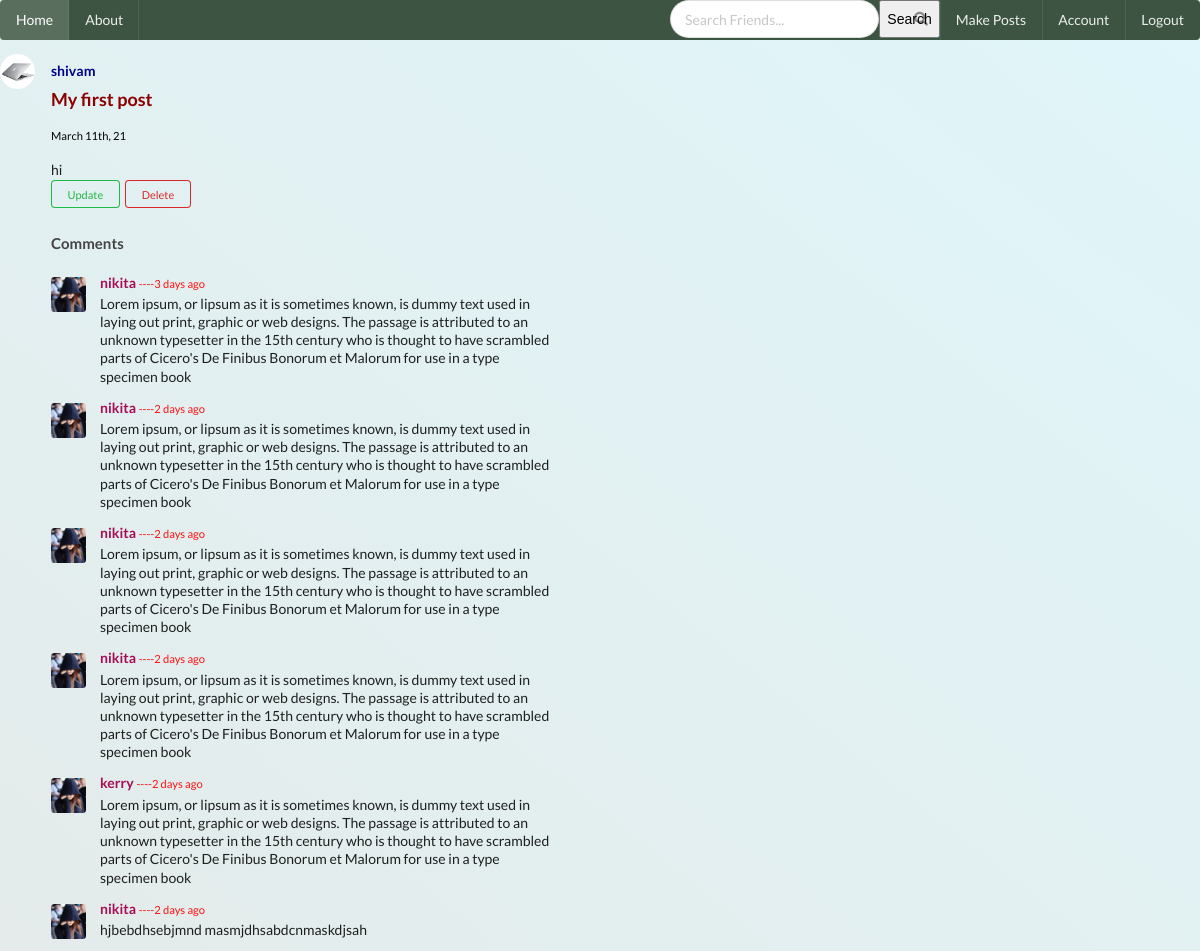
Page /post/3 (signed in) on the committed database.
### social_media/models.py (models this page shows, shortened)
class User(db.Model, UserMixin):
    id = db.Column(db.Integer, primary_key = True)
    username = db.Column(db.String(20), nullable = False, unique = True)
    email = db.Column(db.String(50), nullable = False, unique = True)
    image_file =db.Column(db.String(20), nullable = False, default = 'default.jpg')
    password = db.Column(db.String(60), nullable = False)
    posts = db.relationship("Post", backref ='author', lazy = True,cascade="all,delete")
    last_seen = db.Column(db.DateTime, default = datetime.utcnow)
    followed = db.relationship(
        'User', secondary = followers,
        primaryjoin = (followers.c.follower_id == id),
        secondaryjoin = (followers.c.followed_id == id),
        backref = db.backref('followers', lazy ='dynamic'), lazy = 'dynamic')

class Post(db.Model):
    __searchable__=['content']
    id = db.Column(db.Integer, primary_key = True)
    title = db.Column(db.String(100),nullable=False)
    date_posted = db.Column(db.DateTime, nullable=False, default = datetime.utcnow)
    content = db.Column(db.Text, nullable = False)
    user_id = db.Column(db.Integer, db.ForeignKey('user.id'), nullable=False)
    comments = db.relationship('Comment', backref = 'article', lazy = True, cascade="all,delete")

class Comment(db.Model):
    id = db.Column(db.Integer, primary_key = True)
    commented_user = db.Column(db.String(20),nullable=True)
    body = db.Column(db.String(60), nullable=False)
    timestamp = db.Column(db.DateTime, nullable=False, default=datetime.utcnow)
    post_id = db.Column(db.Integer, db.ForeignKey('post.id'),nullable = False)

### social_media/post/routes.py (the view)
@posts.route('/post/<int:post_id>')
@login_required
def post(post_id):
    post = Post.query.get_or_404(post_id)
    return render_template('post.html', title = post.title, post =post)

### social_media/models.py (called while the page is built)
@login_manager.user_loader
def load_user(user_id):
    return User.query.get(int(user_id))

### social_media/templates/post.html (shortened to what this page needs)
{% extends 'base.html' %}
{% block content %}
<div class="ui feed">
    <div class="event" >
      <div class="label">
        <img class="ui small circular image" src="{{ url_for('static', filename = 'profile/' + post.author.image_file) }}">
      </div>
      <div class="content">
        <div class="summary">
          <a class="user" style="color: darkblue;" href="{{ url_for('users.user_posts_info',username = post.author.username ) }}">
            {{ post.author.username }}
          </a>
        </div>
        <div class="extra text">
          <h3><a  href="{{ url_for('posts.post', post_id = post.id) }}" style="color: darkred;">{{ post.title }}</a></h3>
         <p>  <small style="color: black;">{{ moment(post.date_posted).format("MMMM Do, YY") }}</small>
          </p>
         <div class="text">
          {{ post.content }}
         </div>
      {% if post.author == current_user %}
      <div>
          <a class="ui mini positive basic button" href="{{ url_for('posts.post_update',post_id = post.id) }}">Update</a>
          <button class="ui mini negative basic button" href="#" onclick="return renderModal()">Delete</button>
        </div>
        {% else %}
        </div>
  <div>
        <a  style="margin-top: 1%;" class="ui mini positive basic button" href="{{ url_for('comments.post_comment', post_id = post.id) }}" ><i class="fas fa-comments"></i></a>
      </div>
        {% endif %}
        {% if post.comments %}
            <h4>Comments</h4>
            <div class="ui comments">
              {% for comment in post.comments %}
              <div class="comment">
                <a class="avatar">
                  <img src="{{ url_for('static', filename = 'profile/' + 'default.jpg') }}">
                </a>
                <div class="content">
                  <a class="author" href="{{ url_for('users.user_posts_info',username = comment.commented_user ) }}" style="color: rgb(167, 12, 84);">{{ comment.commented_user }}</a>
                 <small style="color: rgb(255, 17, 17);">----{{ moment(comment.timestamp).fromNow() }}</small>
                  <div class="text">
                    {{ comment.body }}
                  </div>
                  </div>
                  {% endfor %}
                  </div>
        {% endif %}
      </div>
{% endblock %}

### social_media/static/css/style.css (style rules this page uses)
body { background: linear-gradient(to right top, #e4ebea, #e0f6fa); color: #333333; }
h1, h2, h3, h4, h5, h6 { color: #444444; }

### rows in the picture
User: image_file (picture), author.username "shivam"
Post: title "My first post", date_posted "March 11th, 21", content "hi"
Comment: commented_user "nikita", timestamp "3 days ago", body "Lorem ipsum, or lipsum as it is sometimes known, is dummy text used in laying out print, graphic or web designs. The passage is attributed to an unknown typesetter in the 15th century who is thought to have scrambled parts of Cicero's De Finibus Bonorum et Malorum for use in a type specimen book"
Comment: commented_user "nikita", timestamp "2 days ago", body "Lorem ipsum, or lipsum as it is sometimes known, is dummy text used in laying out print, graphic or web designs. The passage is attributed to an unknown typesetter in the 15th century who is thought to have scrambled parts of Cicero's De Finibus Bonorum et Malorum for use in a type specimen book"
Comment: commented_user "nikita", timestamp "2 days ago", body "Lorem ipsum, or lipsum as it is sometimes known, is dummy text used in laying out print, graphic or web designs. The passage is attributed to an unknown typesetter in the 15th century who is thought to have scrambled parts of Cicero's De Finibus Bonorum et Malorum for use in a type specimen book"
Comment: commented_user "nikita", timestamp "2 days ago", body "Lorem ipsum, or lipsum as it is sometimes known, is dummy text used in laying out print, graphic or web designs. The passage is attributed to an unknown typesetter in the 15th century who is thought to have scrambled parts of Cicero's De Finibus Bonorum et Malorum for use in a type specimen book"
Comment: commented_user "kerry", timestamp "2 days ago", body "Lorem ipsum, or lipsum as it is sometimes known, is dummy text used in laying out print, graphic or web designs. The passage is attributed to an unknown typesetter in the 15th century who is thought to have scrambled parts of Cicero's De Finibus Bonorum et Malorum for use in a type specimen book"
Comment: commented_user "nikita", timestamp "2 days ago", body "hjbebdhsebjmnd masmjdhsabdcnmaskdjsah"
